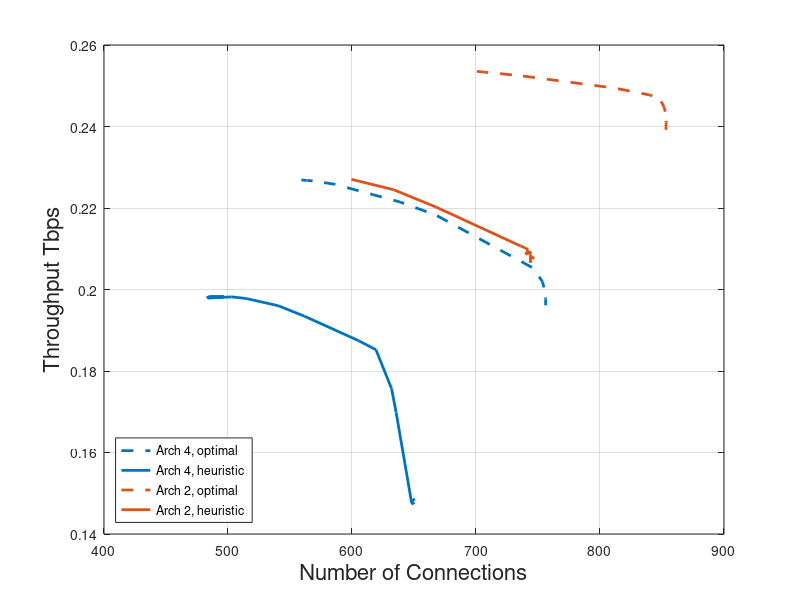

This figure's MATLAB source: (Note: this script raises an error after producing the figure.)
clc;
close all;
clear;

load paretoArch2New.mat
load paretoArch4New.mat

figure1 = figure;
axes1 = axes('Parent', figure1);
box(axes1, 'on')
hold(axes1, 'on')
grid(axes1, 'on')
h(1) = plot(paretoArch4New(:,1),paretoArch4New(:,2)*0.001, '--', ...
    'displayname', 'Arch 4, optimal', 'linewidth', 2, 'color', [0, 0.45, 0.74]);
h(2) = plot(paretoArch4New(:,3),paretoArch4New(:,4)*0.001, ...
    'displayname', 'Arch 4, heuristic', 'linewidth', 2, 'color', [0, 0.45, 0.74]);
h(3) = plot(paretoArch2New(:,1),paretoArch2New(:,2)*0.001, '--', ...
    'displayname', 'Arch 2, optimal', 'linewidth', 2, 'color', [.85, .33, .1]);
h(4) = plot(paretoArch2New(:,3),paretoArch2New(:,4)*0.001, ...
    'displayname', 'Arch 2, heuristic', 'linewidth', 2, 'color', [.85, .33, .1]);

xlabel('Number of Connections', 'fontsize', 16)
ylabel('Throughput Tbps', 'fontsize', 16)
h = legend(h(1:4), 'location', 'southwest');
h.FontSize = 12;
% saveas(figure1, 'pareto_arch2.jpg')
